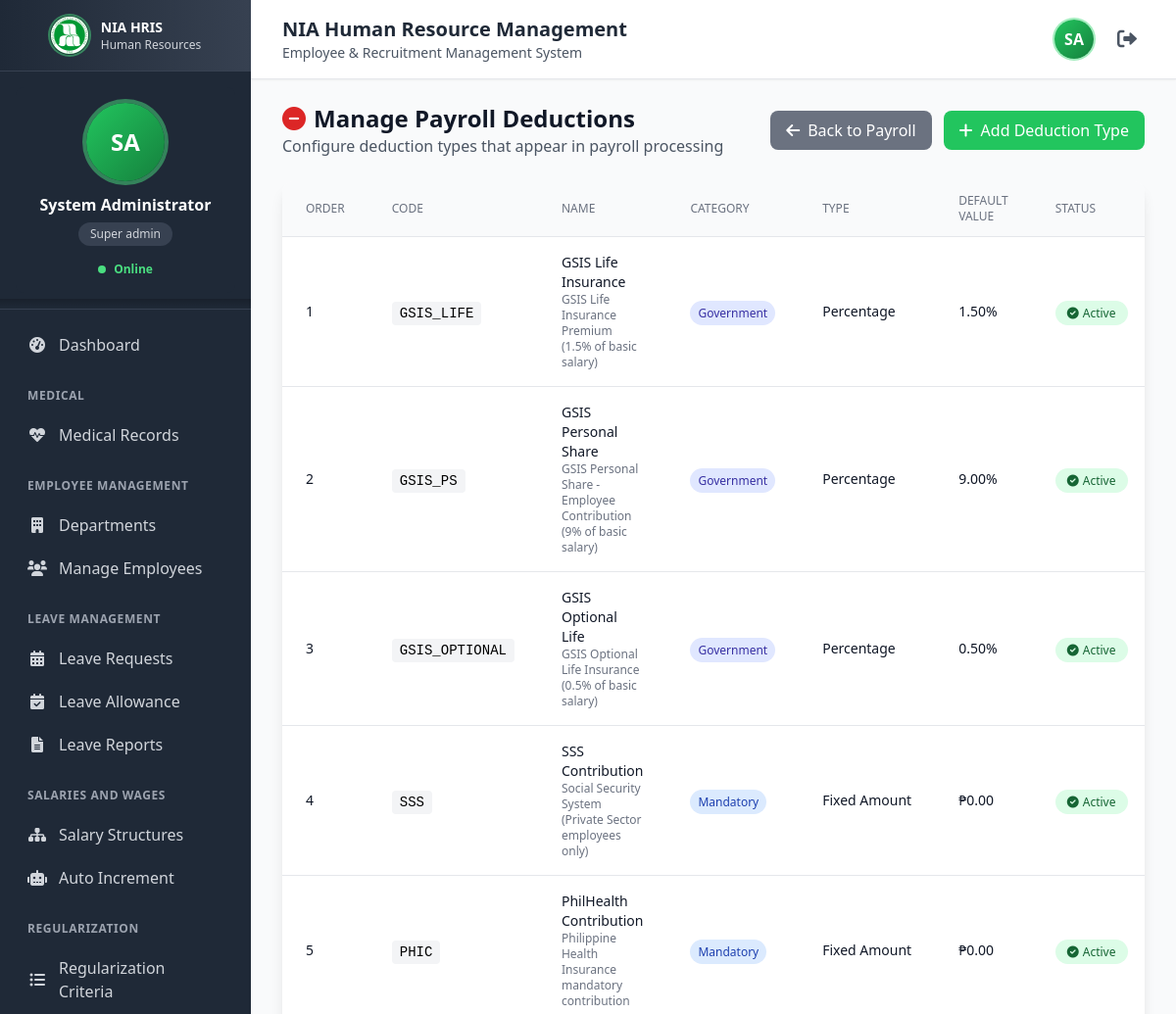
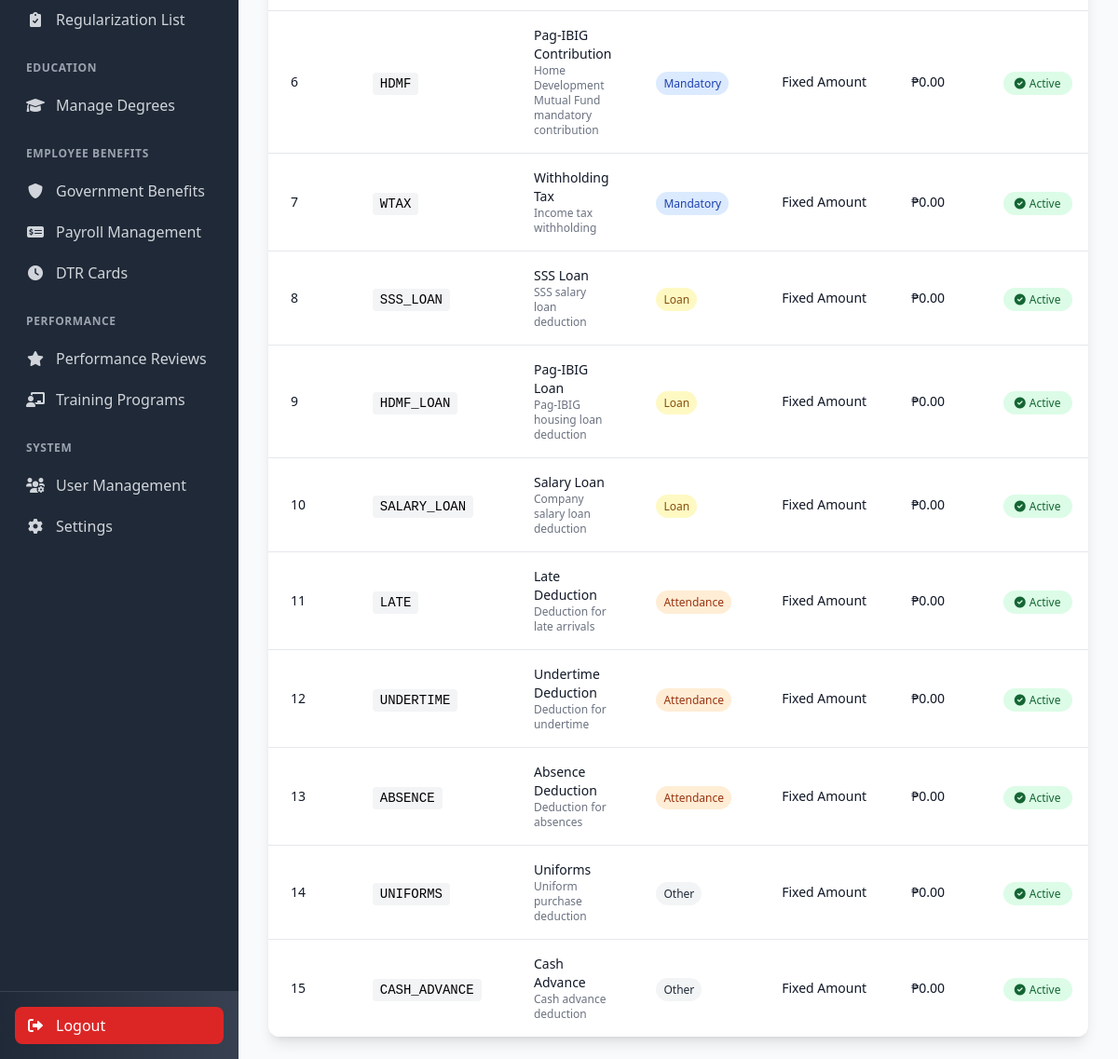
Screenshot of /manage-payroll-deductions.php (signed in) with the database file from the repository (2 pictures, top to bottom).
### tables this page shows
CREATE TABLE IF NOT EXISTS `payroll_deduction_types` (
  `id` int(11) NOT NULL AUTO_INCREMENT,
  `code` varchar(50) NOT NULL,
  `name` varchar(100) NOT NULL,
  `description` text DEFAULT NULL,
  `category` enum('mandatory','government','loan','attendance','other') DEFAULT 'other',
  `is_percentage` tinyint(1) DEFAULT 0,
  `default_value` decimal(10,2) DEFAULT 0.00,
  `is_active` tinyint(1) DEFAULT 1,
  `sort_order` int(11) DEFAULT 0,
  `created_at` timestamp NOT NULL DEFAULT current_timestamp(),
  `updated_at` timestamp NOT NULL DEFAULT current_timestamp() ON UPDATE current_timestamp(),
  PRIMARY KEY (`id`),
  UNIQUE KEY `code` (`code`),
  KEY `idx_code` (`code`),
  KEY `idx_category` (`category`),
  KEY `idx_active` (`is_active`)
);

### manage-payroll-deductions.php (the view, shortened to what this page needs)
<?php
require_once 'config/database.php';
$deductions_query = "SELECT * FROM payroll_deduction_types ORDER BY sort_order, name";
$deductions_result = mysqli_query($conn, $deductions_query);
include 'includes/header.php';
?>
<div class="mb-6">
    <div class="flex justify-between items-center">
        <div>
            <h1 class="text-2xl font-bold text-gray-900">
                <i class="fas fa-minus-circle text-red-600 mr-2"></i>Manage Payroll Deductions
            </h1>
            <p class="text-gray-600">Configure deduction types that appear in payroll processing</p>
        </div>
        <div class="flex space-x-3">
            <a href="payroll-management.php" class="bg-gray-500 text-white px-4 py-2 rounded-lg hover:bg-gray-600 transition-colors font-medium">
                <i class="fas fa-arrow-left mr-2"></i>Back to Payroll
            </a>
            <button onclick="openAddModal()" class="bg-green-500 text-white px-4 py-2 rounded-lg hover:bg-green-600 transition-colors font-medium">
                <i class="fas fa-plus mr-2"></i>Add Deduction Type
            </button>
        </div>
    </div>
</div>
<div class="bg-white rounded-xl shadow-lg overflow-hidden">
    <div class="overflow-x-auto">
        <table class="min-w-full divide-y divide-gray-200">
            <thead class="bg-gray-50">
                <tr>
                    <th class="px-6 py-3 text-left text-xs font-medium text-gray-500 uppercase">Order</th>
                    <th class="px-6 py-3 text-left text-xs font-medium text-gray-500 uppercase">Code</th>
                    <th class="px-6 py-3 text-left text-xs font-medium text-gray-500 uppercase">Name</th>
                    <th class="px-6 py-3 text-left text-xs font-medium text-gray-500 uppercase">Category</th>
                    <th class="px-6 py-3 text-left text-xs font-medium text-gray-500 uppercase">Type</th>
                    <th class="px-6 py-3 text-left text-xs font-medium text-gray-500 uppercase">Default Value</th>
                    <th class="px-6 py-3 text-left text-xs font-medium text-gray-500 uppercase">Status</th>
                </tr>
            </thead>
            <tbody class="bg-white divide-y divide-gray-200">
                <?php while ($deduction = mysqli_fetch_assoc($deductions_result)): ?>
                    <tr class="hover:bg-gray-50">
                        <td class="px-6 py-4 whitespace-nowrap text-sm text-gray-900">
                            <?php echo $deduction['sort_order']; ?>
                        </td>
                        <td class="px-6 py-4 whitespace-nowrap">
                            <code class="text-sm bg-gray-100 px-2 py-1 rounded"><?php echo htmlspecialchars($deduction['code']); ?></code>
                        </td>
                        <td class="px-6 py-4">
                            <div class="text-sm font-medium text-gray-900"><?php echo htmlspecialchars($deduction['name']); ?></div>
                            <div class="text-xs text-gray-500"><?php echo htmlspecialchars($deduction['description'] ?? ''); ?></div>
                        </td>
                        <td class="px-6 py-4 whitespace-nowrap">
                            <span class="px-2 py-1 text-xs rounded-full
                                <?php
                                $cat_colors = [
                                    'government' => 'bg-indigo-100 text-indigo-800',
                                    'mandatory' => 'bg-blue-100 text-blue-800',
                                    'loan' => 'bg-yellow-100 text-yellow-800',
                                    'attendance' => 'bg-orange-100 text-orange-800',
                                    'other' => 'bg-gray-100 text-gray-800'
                                ];
                                echo $cat_colors[$deduction['category']] ?? 'bg-gray-100 text-gray-800';
                                ?>">
                                <?php echo ucfirst($deduction['category']); ?>
                            </span>
                        </td>
                        <td class="px-6 py-4 whitespace-nowrap text-sm text-gray-900">
                            <?php echo $deduction['is_percentage'] ? 'Percentage' : 'Fixed Amount'; ?>
                        </td>
                        <td class="px-6 py-4 whitespace-nowrap text-sm text-gray-900">
                            <?php
                            echo $deduction['is_percentage']
                                ? number_format($deduction['default_value'], 2) . '%'
                                : '₱' . number_format($deduction['default_value'], 2);
                            ?>
                        </td>
                        <td class="px-6 py-4 whitespace-nowrap">
                            <?php if ($deduction['is_active']): ?>
                                <span class="px-3 py-1 text-xs rounded-full bg-green-100 text-green-800">
                                    <i class="fas fa-check-circle mr-1"></i>Active
                                </span>
                            <?php else: ?>
                                <span class="px-3 py-1 text-xs rounded-full bg-red-100 text-red-800">
                                    <i class="fas fa-times-circle mr-1"></i>Inactive
                                </span>
                            <?php endif; ?>
                        </td>
                    </tr>
                <?php endwhile; ?>
            </tbody>
        </table>
    </div>
</div>

### includes/header.php (style rules this page uses)
body, html { overflow-x: hidden; max-width: 100vw; }

### rows the page displays
payroll_deduction_types: sort_order "1", code "GSIS_LIFE", name "GSIS Life Insurance", description "GSIS Life Insurance Premium (1.5% of basic salary)", category "Government", is_percentage "Percentage", default_value "1.50", is_active 1 (drawn)
payroll_deduction_types: sort_order "2", code "GSIS_PS", name "GSIS Personal Share", description "GSIS Personal Share - Employee Contribution (9% of basic salary)", category "Government", is_percentage "Percentage", default_value "9.00", is_active 1 (drawn)
payroll_deduction_types: sort_order "3", code "GSIS_OPTIONAL", name "GSIS Optional Life", description "GSIS Optional Life Insurance (0.5% of basic salary)", category "Government", is_percentage "Percentage", default_value "0.50", is_active 1 (drawn)
payroll_deduction_types: sort_order "4", code "SSS", name "SSS Contribution", description "Social Security System (Private Sector employees only)", category "Mandatory", is_percentage "Fixed Amount", default_value "0.00", is_active 1 (drawn)
payroll_deduction_types: sort_order "5", code "PHIC", name "PhilHealth Contribution", description "Philippine Health Insurance mandatory contribution", category "Mandatory", is_percentage "Fixed Amount", default_value "0.00", is_active 1 (drawn)
payroll_deduction_types: sort_order "6", code "HDMF", name "Pag-IBIG Contribution", description "Home Development Mutual Fund mandatory contribution", category "Mandatory", is_percentage "Fixed Amount", default_value "0.00", is_active 1 (drawn)
payroll_deduction_types: sort_order "7", code "WTAX", name "Withholding Tax", description "Income tax withholding", category "Mandatory", is_percentage "Fixed Amount", default_value "0.00", is_active 1 (drawn)
payroll_deduction_types: sort_order "8", code "SSS_LOAN", name "SSS Loan", description "SSS salary loan deduction", category "Loan", is_percentage "Fixed Amount", default_value "0.00", is_active 1 (drawn)
payroll_deduction_types: sort_order "9", code "HDMF_LOAN", name "Pag-IBIG Loan", description "Pag-IBIG housing loan deduction", category "Loan", is_percentage "Fixed Amount", default_value "0.00", is_active 1 (drawn)
payroll_deduction_types: sort_order "10", code "SALARY_LOAN", name "Salary Loan", description "Company salary loan deduction", category "Loan", is_percentage "Fixed Amount", default_value "0.00", is_active 1 (drawn)
payroll_deduction_types: sort_order "11", code "LATE", name "Late Deduction", description "Deduction for late arrivals", category "Attendance", is_percentage "Fixed Amount", default_value "0.00", is_active 1 (drawn)
payroll_deduction_types: sort_order "12", code "UNDERTIME", name "Undertime Deduction", description "Deduction for undertime", category "Attendance", is_percentage "Fixed Amount", default_value "0.00", is_active 1 (drawn)
payroll_deduction_types: sort_order "13", code "ABSENCE", name "Absence Deduction", description "Deduction for absences", category "Attendance", is_percentage "Fixed Amount", default_value "0.00", is_active 1 (drawn)
payroll_deduction_types: sort_order "14", code "UNIFORMS", name "Uniforms", description "Uniform purchase deduction", category "Other", is_percentage "Fixed Amount", default_value "0.00", is_active 1 (drawn)
payroll_deduction_types: sort_order "15", code "CASH_ADVANCE", name "Cash Advance", description "Cash advance deduction", category "Other", is_percentage "Fixed Amount", default_value "0.00", is_active 1 (drawn)

### other values shown
$_SESSION['first_name'] . ' ' . $_SESSION['last_name'] "System Administrator"
str_replace('_', ' ', $_SESSION['role']) "Super admin"
